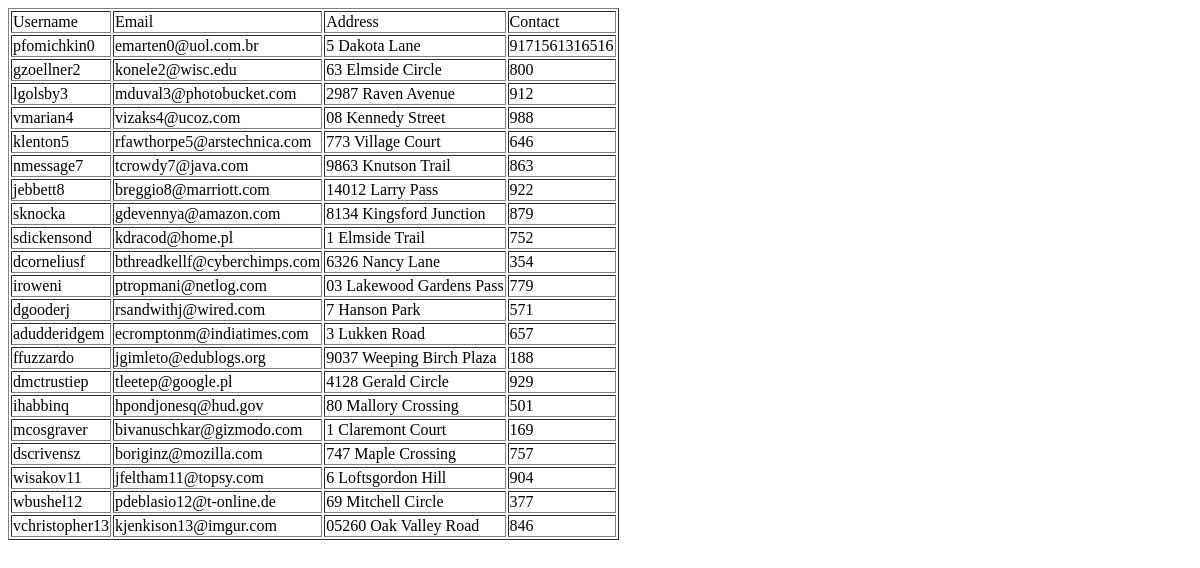
Page /admin/DonorData.php on the earlier database version.
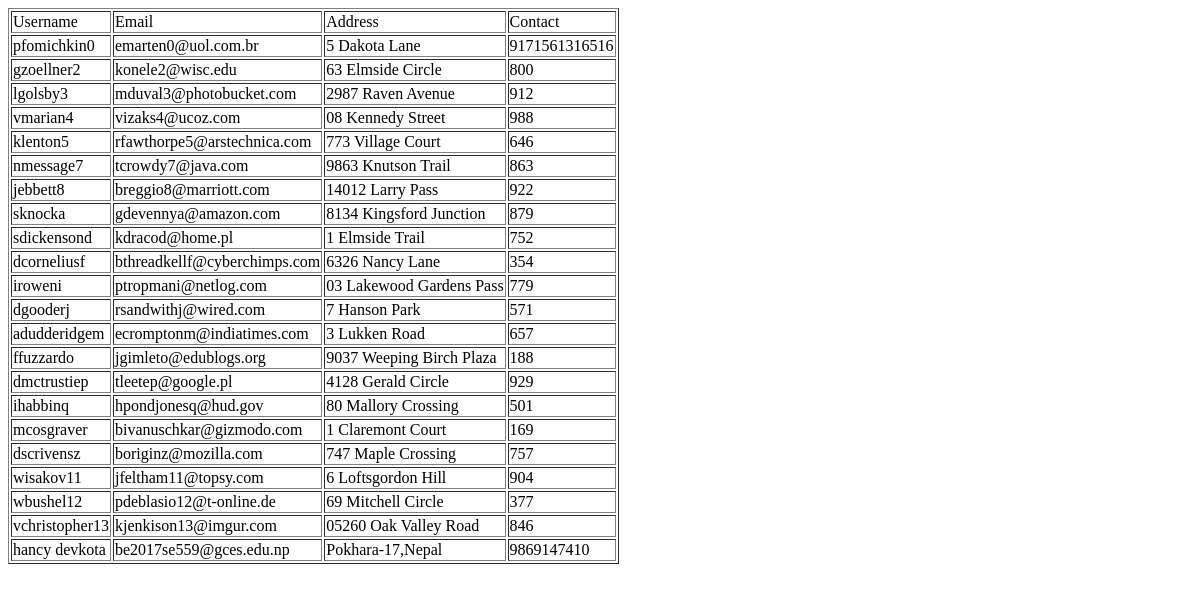
Same page on the later database version.
### tables this page shows
CREATE TABLE `userprofile` (
  `user_id` int(11) NOT NULL,
  `profile_pic` text NOT NULL,
  `username` text NOT NULL,
  `email` text NOT NULL,
  `password` text NOT NULL,
  `address` text NOT NULL,
  `contact_no` bigint(20) NOT NULL,
  `create_date` date NOT NULL,
  `create_time` time NOT NULL,
  `role` char(5) NOT NULL,
  `flag` tinyint(1) NOT NULL
);

### admin/Donorinfo.php (the view, shortened to what this page needs)
<?php
include '../src/db/connection.php';
$sql = "SELECT * FROM userprofile Where role='Donor'";
$result = $conn->query($sql);
if ($result->num_rows > 0) {
	echo "<table border='1'>"."<tr>"."<td>"."Username"."</td>"."<td>"."Email"."</td>"."<td>"."Address"."</td>"."<td>"."Contact"."</td>"."</tr>";
 while($row = $result->fetch_assoc()) {
        echo "<tr>"."<td>".$row["username"]."</td>"."<td>".$row["email"]."</td>"."<td>".$row["address"]."</td>" ."<td>".$row["contact_no"]."</td>" ."</tr>";
    }
} else {
    echo "0 results";
}
?>

### admin/DonorData.php (shortened to what this page needs)
<!DOCTYPE html>
<html>
    <head>
    </head>
    <body>
	<?php include "Donorinfo.php"; ?>
	</body>
</html>

Differences in the rows shown:
added userprofile: username "hancy devkota", email "be2017se559@gces.edu.np", address "Pokhara-17,Nepal", contact_no "9869147410"
